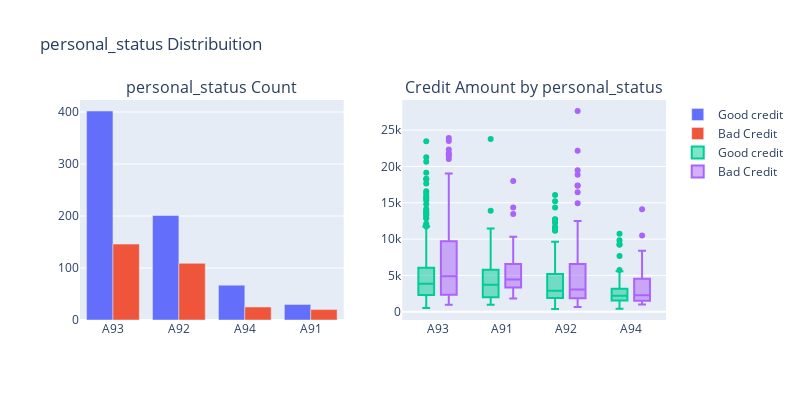

The notebook cell this image was saved under:
### Code cell
#First plot
t0 = go.Bar(
    x = train[train["status"]== 'good']["personal_status"].value_counts().index.values,
    y = train[train["status"]== 'good']["personal_status"].value_counts().values,
    name='Good credit'
)

#First plot 2
t1 = go.Bar(
    x = train[train["status"]== 'bad']["personal_status"].value_counts().index.values,
    y = train[train["status"]== 'bad']["personal_status"].value_counts().values,
    name="Bad Credit"
)
#Second plot
t2 = go.Box(
    x = train[train["status"]== 'good']["personal_status"],
    y = train[train["status"]== 'good']["amount"],
    name=trace0.name
)

#Second plot 2
t3 = go.Box(
    x = train[train["status"]== 'bad']["personal_status"],
    y = train[train["status"]== 'bad']["amount"],
    name=trace1.name
)

data = [t0, t1, t2,t3]

fig = tls.make_subplots(rows=1, cols=2, 
                        subplot_titles=('personal_status Count', 'Credit Amount by personal_status'))

fig.append_trace(t0, 1, 1)
fig.append_trace(t1, 1, 1)
fig.append_trace(t2, 1, 2)
fig.append_trace(t3, 1, 2)
fig['layout'].update(height=400, width=800, title='personal_status Distribuition', boxmode='group')
py.iplot(fig, filename='personal_status-subplot')

### Figure 1 — Plotly figure (JSON) as saved in the notebook; plotly's stock layout.template omitted (floating-point values rounded to 4 significant figures; data arrays with more than 128 entries replaced by an {"elided": "..."} marker saying what was removed)
{"data": [{"name": "Good credit", "type": "bar", "x": ["A93", "A92", "A94", "A91"], "xaxis": "x", "y": [402, 201, 67, 30], "yaxis": "y"}, {"name": "Bad Credit", "type": "bar", "x": ["A93", "A92", "A94", "A91"], "xaxis": "x", "y": [146, 109, 25, 20], "yaxis": "y"}, {"name": "Good credit", "type": "box", "x": {"elided": "700 str values"}, "xaxis": "x2", "y": {"elided": "700 int values"}, "yaxis": "y2"}, {"name": "Bad Credit", "type": "box", "x": {"elided": "300 str values"}, "xaxis": "x2", "y": {"elided": "300 int values"}, "yaxis": "y2"}], "layout": {"annotations": [{"font": {"size": 16}, "showarrow": false, "text": "personal_status Count", "x": 0.225, "xanchor": "center", "xref": "paper", "y": 1, "yanchor": "bottom", "yref": "paper"}, {"font": {"size": 16}, "showarrow": false, "text": "Credit Amount by personal_status", "x": 0.775, "xanchor": "center", "xref": "paper", "y": 1, "yanchor": "bottom", "yref": "paper"}], "boxmode": "group", "height": 400, "title": {"text": "personal_status Distribuition"}, "width": 800, "xaxis": {"anchor": "y", "domain": [0, 0.45]}, "xaxis2": {"anchor": "y2", "domain": [0.55, 1]}, "yaxis": {"anchor": "x", "domain": [0, 1]}, "yaxis2": {"anchor": "x2", "domain": [0, 1]}}}
